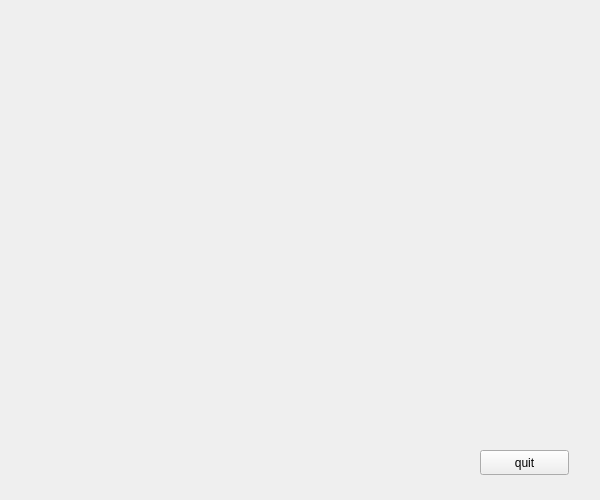
<?xml version="1.0" encoding="UTF-8"?>
<ui version="4.0">
 <class>doc_plat</class>
 <widget class="QWidget" name="doc_plat">
  <property name="geometry">
   <rect>
    <x>0</x>
    <y>0</y>
    <width>600</width>
    <height>500</height>
   </rect>
  </property>
  <property name="windowTitle">
   <string>Form</string>
  </property>
  <widget class="QPushButton" name="pushButton">
   <property name="geometry">
    <rect>
     <x>480</x>
     <y>450</y>
     <width>89</width>
     <height>25</height>
    </rect>
   </property>
   <property name="text">
    <string>quit</string>
   </property>
  </widget>
 </widget>
 <resources/>
 <connections>
  <connection>
   <sender>pushButton</sender>
   <signal>clicked()</signal>
   <receiver>doc_plat</receiver>
   <slot>close()</slot>
   <hints>
    <hint type="sourcelabel">
     <x>524</x>
     <y>462</y>
    </hint>
    <hint type="destinationlabel">
     <x>299</x>
     <y>249</y>
    </hint>
   </hints>
  </connection>
 </connections>
</ui>
